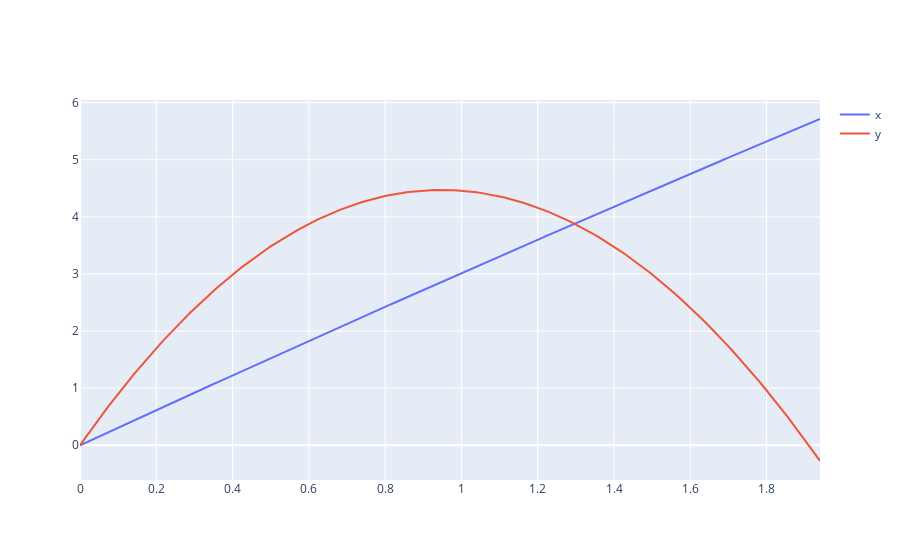

Notebook cell for this chart:
### Markdown cell above
#### Рунге-Кутт 3-го порядка
Запустим метод Рунге-Кутты 3-го порядка, построим графики полученных функций.

### Code cell
result3 = RungeKutt3(funcs, t0, initial, h, N)

fig2 = go.Figure()
# fig, ax = pyplot.subplots()
for i in range(len(result3[:2])):
    fig2.add_trace(go.Scatter(x=args, y=result3[i], name=lables[i]))
#    ax.plot(args, result3[i], label=lables[i])

fig2.show()
# ax.legend()
# pyplot.show()

### Figure 1 — Plotly figure (JSON) as saved in the notebook; plotly's stock layout.template omitted (floating-point values rounded to 4 significant figures; data arrays with more than 128 entries replaced by an {"elided": "..."} marker saying what was removed)
{"data": [{"name": "x", "type": "scatter", "x": {"elided": "195 float values"}, "y": {"elided": "195 float values"}}, {"name": "y", "type": "scatter", "x": {"elided": "195 float values"}, "y": {"elided": "195 float values"}}], "layout": {}}
